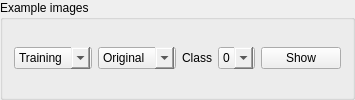
                 <widget class="QGroupBox" name="groupBox_example">
                  <property name="sizePolicy">
                   <sizepolicy hsizetype="Preferred" vsizetype="Preferred">
                    <horstretch>0</horstretch>
                    <verstretch>0</verstretch>
                   </sizepolicy>
                  </property>
                  <property name="maximumSize">
                   <size>
                    <width>16777215</width>
                    <height>200</height>
                   </size>
                  </property>
                  <property name="title">
                   <string>Example images</string>
                  </property>
                  <property name="flat">
                   <bool>false</bool>
                  </property>
                  <layout class="QGridLayout" name="gridLayout_4">
                   <item row="0" column="0">
                    <widget class="QComboBox" name="comboBox_example_train">
                     <property name="sizePolicy">
                      <sizepolicy hsizetype="Preferred" vsizetype="Fixed">
                       <horstretch>0</horstretch>
                       <verstretch>0</verstretch>
                      </sizepolicy>
                     </property>
                     <property name="styleSheet">
                      <string notr="true">QComboBox {combobox-popup: 0;}
QComboBox:drop-down {width:20px; }</string>
                     </property>
                     <property name="sizeAdjustPolicy">
                      <enum>QComboBox::AdjustToMinimumContentsLength</enum>
                     </property>
                     <property name="minimumContentsLength">
                      <number>6</number>
                     </property>
                     <item>
                      <property name="text">
                       <string>Training</string>
                      </property>
                     </item>
                     <item>
                      <property name="text">
                       <string>Validation</string>
                      </property>
                     </item>
                    </widget>
                   </item>
                   <item row="0" column="1">
                    <widget class="QComboBox" name="comboBox_example_aug">
                     <property name="sizePolicy">
                      <sizepolicy hsizetype="Maximum" vsizetype="Fixed">
                       <horstretch>0</horstretch>
                       <verstretch>0</verstretch>
                      </sizepolicy>
                     </property>
                     <property name="styleSheet">
                      <string notr="true">QComboBox {combobox-popup: 0;}
QComboBox:drop-down {width:20px;}</string>
                     </property>
                     <property name="sizeAdjustPolicy">
                      <enum>QComboBox::AdjustToMinimumContentsLength</enum>
                     </property>
                     <property name="minimumContentsLength">
                      <number>6</number>
                     </property>
                     <item>
                      <property name="text">
                       <string>Original</string>
                      </property>
                     </item>
                     <item>
                      <property name="text">
                       <string>Augm.</string>
                      </property>
                     </item>
                    </widget>
                   </item>
                   <item row="0" column="2">
                    <widget class="QLabel" name="label_class">
                     <property name="text">
                      <string>Class</string>
                     </property>
                     <property name="alignment">
                      <set>Qt::AlignRight|Qt::AlignTrailing|Qt::AlignVCenter</set>
                     </property>
                    </widget>
                   </item>
                   <item row="0" column="3">
                    <widget class="QComboBox" name="comboBox_ShowIndex">
                     <property name="maximumSize">
                      <size>
                       <width>70</width>
                       <height>16777215</height>
                      </size>
                     </property>
                     <property name="styleSheet">
                      <string notr="true">QComboBox {combobox-popup: 0;}
QComboBox:drop-down {width:20px; }                             
                                    
                                    </string>
                     </property>
                     <item>
                      <property name="text">
                       <string>0</string>
                      </property>
                     </item>
                     <item>
                      <property name="text">
                       <string>1</string>
                      </property>
                     </item>
                     <item>
                      <property name="text">
                       <string>2</string>
                      </property>
                     </item>
                     <item>
                      <property name="text">
                       <string>3</string>
                      </property>
                     </item>
                     <item>
                      <property name="text">
                       <string>4</string>
                      </property>
                     </item>
                     <item>
                      <property name="text">
                       <string>5</string>
                      </property>
                     </item>
                     <item>
                      <property name="text">
                       <string>6</string>
                      </property>
                     </item>
                     <item>
                      <property name="text">
                       <string>7</string>
                      </property>
                     </item>
                     <item>
                      <property name="text">
                       <string>8</string>
                      </property>
                     </item>
                     <item>
                      <property name="text">
                       <string>9</string>
                      </property>
                     </item>
                    </widget>
                   </item>
                   <item row="0" column="4">
                    <widget class="QPushButton" name="btn_show">
                     <property name="text">
                      <string>Show</string>
                     </property>
                    </widget>
                   </item>
                  </layout>
                 </widget>
